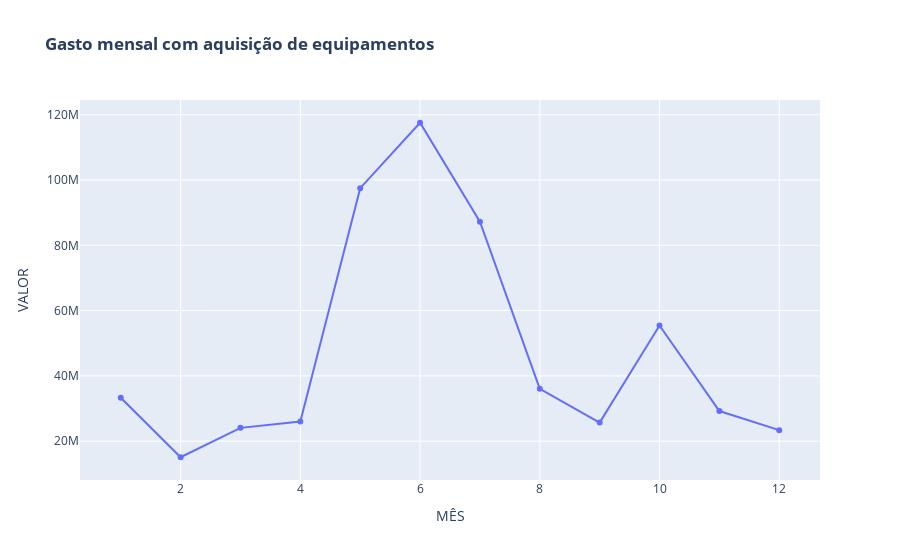

The notebook cell saved with this chart:
### Code cell
fig5 = px.line(df_mth, x="MÊS", y="VALOR" , title = '<b>Gasto mensal com aquisição de equipamentos</b>')
fig5.data[0].update(mode='markers+lines')
fig5.show()

### Figure 1 — Plotly figure (JSON) as saved in the notebook; plotly's stock layout.template omitted (floating-point values rounded to 4 significant figures)
{"data": [{"hovertemplate": "MÊS=%{x}<br>VALOR=%{y}<extra></extra>", "legendgroup": "", "line": {"color": "#636efa", "dash": "solid"}, "mode": "markers+lines", "name": "", "orientation": "v", "showlegend": false, "type": "scatter", "x": [1, 2, 3, 4, 5, 6, 7, 8, 9, 10, 11, 12], "xaxis": "x", "y": [33280000.0, 15068900, 24070000.0, 26010000.0, 97520000.0, 117600000.0, 87250000.0, 36042350, 25700000.0, 55430000.0, 29220000.0, 23374170], "yaxis": "y"}], "layout": {"legend": {"tracegroupgap": 0}, "title": {"text": "<b>Gasto mensal com aquisição de equipamentos</b>"}, "xaxis": {"anchor": "y", "domain": [0, 1], "title": {"text": "MÊS"}}, "yaxis": {"anchor": "x", "domain": [0, 1], "title": {"text": "VALOR"}}}}
